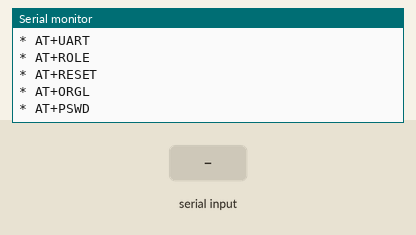
Simulated run of this sketch. Board: Arduino Uno, built with avr-gcc and run on an emulated ATmega328P. Parts: the last lines printed to the serial monitor. The inputs (shaded band) are chosen by the test bench.

Above: at 1.3 s.
1.4 s: "1" received over the second serial link
At 2.4 s:
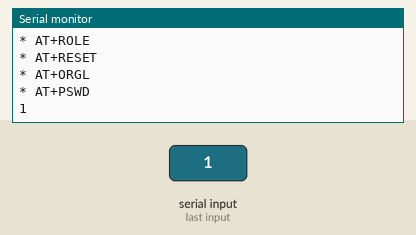
2.9 s: "0" received over the second serial link
At 3.6 s:
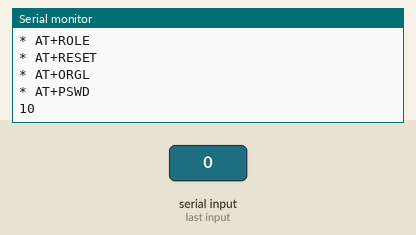

The sketch:

HC-05-AT-Command-Utility.ino
```cpp
/*
 * HC-05 AT Command Utility
 *
 * Description:
 * This program demonstrates how to communicate with an HC-05 Bluetooth module
 * using AT commands. It allows configuring the module and testing basic
 * functionalities.
 *
 * Author:
 * Iordanis Kostelidis
 *
 * Date:
 * 13 April 2024
 *
 * References:
 * - HC-05 Bluetooth Module Datasheet
 * - Arduino AT Command Set for HC-05
 *
 * Notes:
 * - Ensure the HC-05 module is properly connected to the microcontroller.
 * - Use a serial monitor to interact with this utility.
 *
 * Disclaimer:
 * This code is provided as-is with no warranties. It may not fully cover all
 * use cases or error handling scenarios. Use it at your own risk.
 */

#include <SoftwareSerial.h>

#define BT_TX_PIN 9
#define BT_RX_PIN 11
#define BT_BAUD_RATE 38400
#define SERIAL_BAUD_RATE 9600

SoftwareSerial BT = SoftwareSerial(BT_TX_PIN, BT_RX_PIN);

void setup();
void loop();

void setup() {
  BT.begin(BT_BAUD_RATE);
  Serial.begin(SERIAL_BAUD_RATE);

  Serial.println("HC-05 AT Command Utility");
  Serial.println("Author: Iordanis Kostelidis");
  Serial.println("== Basic HC-05 AT Commands ==");
  Serial.println("* AT");
  Serial.println("* AT+NAME");
  Serial.println("* AT+ADDR");
  Serial.println("* AT+VERSION");
  Serial.println("* AT+UART");
  Serial.println("* AT+ROLE");
  Serial.println("* AT+RESET");
  Serial.println("* AT+ORGL");
  Serial.println("* AT+PSWD");
}

void loop() {
  if(Serial.available()) BT.write(Serial.read());
  if(BT.available()) Serial.write(BT.read());
}
```

Measured:
- after the input at 1.4 s, the serial monitor: prints a new line at once (image 1)
- after the input at 2.9 s, the serial monitor: prints a new line at once (image 2)
